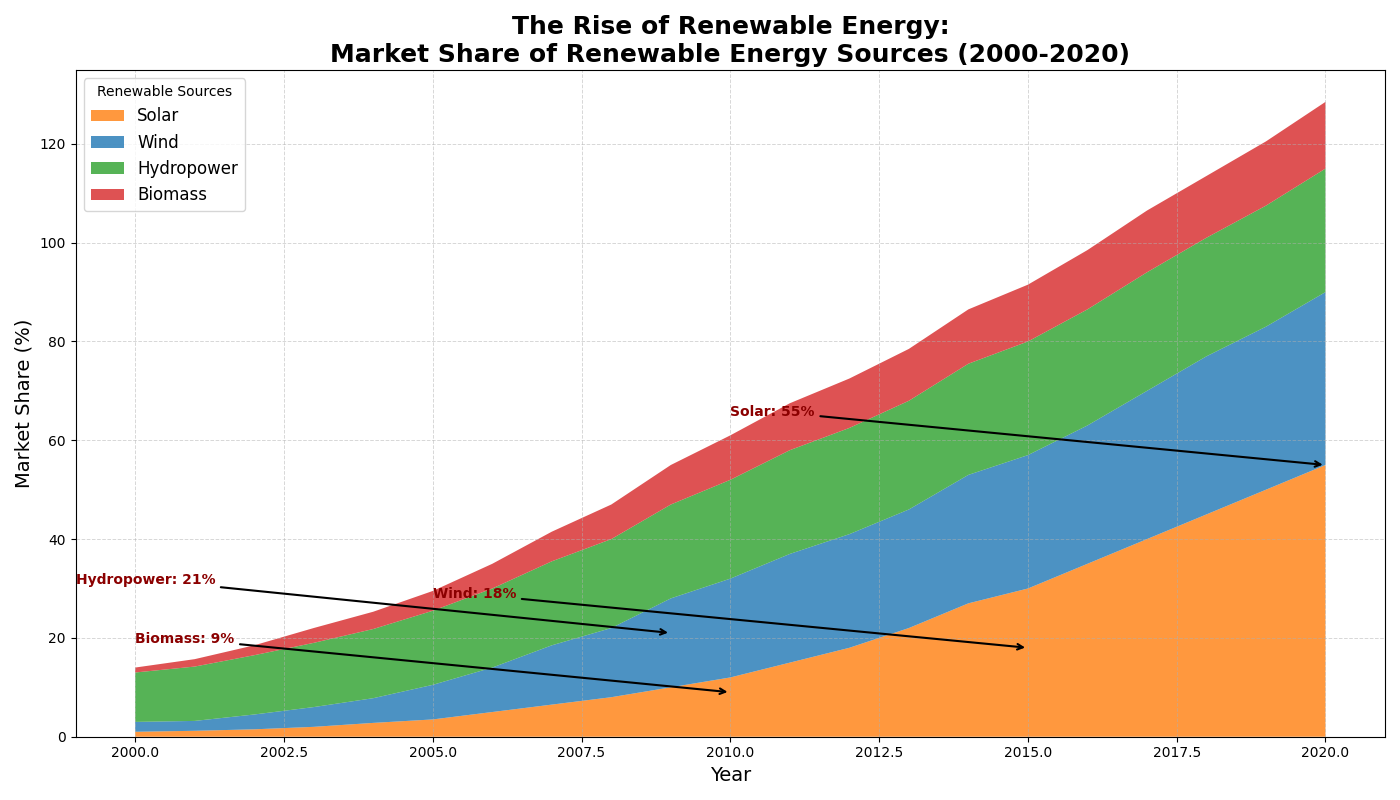

The Python source for this figure:
import numpy as np
import matplotlib.pyplot as plt

# Define the years for the x-axis
years = np.arange(2000, 2021)

# Data for the market share percentages for renewable energy sources
solar = np.array([1, 1.2, 1.5, 2, 2.8, 3.5, 5, 6.5, 8, 10, 12, 15, 18, 22, 27, 30, 35, 40, 45, 50, 55])
wind = np.array([2, 2, 3, 4, 5, 7, 9, 12, 14, 18, 20, 22, 23, 24, 26, 27, 28, 30, 32, 33, 35])
hydro = np.array([10, 11, 12, 13, 14, 15, 16, 17, 18, 19, 20, 21, 21.5, 22, 22.5, 23, 23.5, 24, 24, 24.5, 25])
biomass = np.array([1, 1.5, 2, 3, 3.5, 4, 5, 6, 7, 8, 9, 9.5, 10, 10.5, 11, 11.5, 12, 12.5, 12.5, 13, 13.5])

# Stack the data for the area chart
energy_data = np.vstack([solar, wind, hydro, biomass])

# Create a figure and axis
fig, ax = plt.subplots(figsize=(14, 8))

# Define colors for each energy source
colors = ['#ff7f0e', '#1f77b4', '#2ca02c', '#d62728']
labels = ['Solar', 'Wind', 'Hydropower', 'Biomass']

# Create an area chart using stackplot
ax.stackplot(years, energy_data, labels=labels, colors=colors, alpha=0.8)

# Set title and labels with appropriate size adjustments
ax.set_title('The Rise of Renewable Energy:\nMarket Share of Renewable Energy Sources (2000-2020)', fontsize=18, fontweight='bold', ha='center')
ax.set_xlabel('Year', fontsize=14)
ax.set_ylabel('Market Share (%)', fontsize=14)

# Add a legend with title for clarity
ax.legend(loc='upper left', fontsize=12, title='Renewable Sources')

# Adding detailed annotations for significant shifts
significant_years = {
    'Solar': 2020,
    'Wind': 2015,
    'Hydropower': 2009,
    'Biomass': 2010
}
annotations = {
    'Solar': 55,
    'Wind': 18,
    'Hydropower': 21,
    'Biomass': 9
}

for source, year in significant_years.items():
    ax.annotate(f"{source}: {annotations[source]}%",
                xy=(year, annotations[source]), 
                xytext=(year - 10, annotations[source] + 10),
                arrowprops=dict(facecolor='black', arrowstyle='->', lw=1.5),
                fontsize=10, fontweight='bold', color='darkred')

# Displaying the grid for better readability
ax.grid(linestyle='--', linewidth=0.7, alpha=0.5)

# Automatically adjust layout to prevent overlap
plt.tight_layout()

# Display the plot
plt.show()
